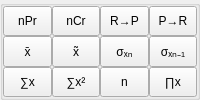
                    <widget class="QWidget" name="WStackPage_15">
                     <property name="sizePolicy">
                      <sizepolicy hsizetype="Ignored" vsizetype="Preferred">
                       <horstretch>0</horstretch>
                       <verstretch>0</verstretch>
                      </sizepolicy>
                     </property>
                     <layout class="QVBoxLayout" name="_32">
                      <property name="spacing">
                       <number>0</number>
                      </property>
                      <property name="leftMargin">
                       <number>0</number>
                      </property>
                      <property name="topMargin">
                       <number>0</number>
                      </property>
                      <property name="rightMargin">
                       <number>0</number>
                      </property>
                      <property name="bottomMargin">
                       <number>0</number>
                      </property>
                      <item>
                       <widget class="QGroupBox" name="boxGroup6_1">
                        <property name="sizePolicy">
                         <sizepolicy hsizetype="Ignored" vsizetype="Minimum">
                          <horstretch>0</horstretch>
                          <verstretch>0</verstretch>
                         </sizepolicy>
                        </property>
                        <property name="title">
                         <string/>
                        </property>
                        <layout class="QGridLayout" name="_33">
                         <property name="leftMargin">
                          <number>0</number>
                         </property>
                         <property name="topMargin">
                          <number>0</number>
                         </property>
                         <property name="rightMargin">
                          <number>0</number>
                         </property>
                         <property name="bottomMargin">
                          <number>0</number>
                         </property>
                         <property name="spacing">
                          <number>0</number>
                         </property>
                         <item row="2" column="3">
                          <widget class="QToolButton" name="pushButton2_52">
                           <property name="sizePolicy">
                            <sizepolicy hsizetype="Ignored" vsizetype="Ignored">
                             <horstretch>0</horstretch>
                             <verstretch>0</verstretch>
                            </sizepolicy>
                           </property>
                           <property name="focusPolicy">
                            <enum>Qt::NoFocus</enum>
                           </property>
                           <property name="text">
                            <string>∏x</string>
                           </property>
                           <attribute name="buttonGroup">
                            <string notr="true">buttonGroup6_1</string>
                           </attribute>
                          </widget>
                         </item>
                         <item row="2" column="1">
                          <widget class="QToolButton" name="pushButton2_46">
                           <property name="sizePolicy">
                            <sizepolicy hsizetype="Ignored" vsizetype="Ignored">
                             <horstretch>0</horstretch>
                             <verstretch>0</verstretch>
                            </sizepolicy>
                           </property>
                           <property name="focusPolicy">
                            <enum>Qt::NoFocus</enum>
                           </property>
                           <property name="text">
                            <string>∑x²</string>
                           </property>
                           <attribute name="buttonGroup">
                            <string notr="true">buttonGroup6_1</string>
                           </attribute>
                          </widget>
                         </item>
                         <item row="2" column="2">
                          <widget class="QToolButton" name="pushButton2_49">
                           <property name="sizePolicy">
                            <sizepolicy hsizetype="Ignored" vsizetype="Ignored">
                             <horstretch>0</horstretch>
                             <verstretch>0</verstretch>
                            </sizepolicy>
                           </property>
                           <property name="focusPolicy">
                            <enum>Qt::NoFocus</enum>
                           </property>
                           <property name="text">
                            <string>n</string>
                           </property>
                           <attribute name="buttonGroup">
                            <string notr="true">buttonGroup6_1</string>
                           </attribute>
                          </widget>
                         </item>
                         <item row="1" column="2">
                          <widget class="QToolButton" name="pushButton2_48">
                           <property name="sizePolicy">
                            <sizepolicy hsizetype="Ignored" vsizetype="Ignored">
                             <horstretch>0</horstretch>
                             <verstretch>0</verstretch>
                            </sizepolicy>
                           </property>
                           <property name="focusPolicy">
                            <enum>Qt::NoFocus</enum>
                           </property>
                           <property name="text">
                            <string>σₓₙ</string>
                           </property>
                           <attribute name="buttonGroup">
                            <string notr="true">buttonGroup6_1</string>
                           </attribute>
                          </widget>
                         </item>
                         <item row="2" column="0">
                          <widget class="QToolButton" name="pushButton2_43">
                           <property name="sizePolicy">
                            <sizepolicy hsizetype="Ignored" vsizetype="Ignored">
                             <horstretch>0</horstretch>
                             <verstretch>0</verstretch>
                            </sizepolicy>
                           </property>
                           <property name="focusPolicy">
                            <enum>Qt::NoFocus</enum>
                           </property>
                           <property name="text">
                            <string>∑x</string>
                           </property>
                           <attribute name="buttonGroup">
                            <string notr="true">buttonGroup6_1</string>
                           </attribute>
                          </widget>
                         </item>
                         <item row="1" column="1">
                          <widget class="QToolButton" name="pushButton2_45">
                           <property name="sizePolicy">
                            <sizepolicy hsizetype="Ignored" vsizetype="Ignored">
                             <horstretch>0</horstretch>
                             <verstretch>0</verstretch>
                            </sizepolicy>
                           </property>
                           <property name="focusPolicy">
                            <enum>Qt::NoFocus</enum>
                           </property>
                           <property name="text">
                            <string>x̃</string>
                           </property>
                           <attribute name="buttonGroup">
                            <string notr="true">buttonGroup6_1</string>
                           </attribute>
                          </widget>
                         </item>
                         <item row="0" column="2">
                          <widget class="QToolButton" name="pushButton2_47">
                           <property name="sizePolicy">
                            <sizepolicy hsizetype="Ignored" vsizetype="Ignored">
                             <horstretch>0</horstretch>
                             <verstretch>0</verstretch>
                            </sizepolicy>
                           </property>
                           <property name="focusPolicy">
                            <enum>Qt::NoFocus</enum>
                           </property>
                           <property name="text">
                            <string>R→P</string>
                           </property>
                           <attribute name="buttonGroup">
                            <string notr="true">buttonGroup6_1</string>
                           </attribute>
                          </widget>
                         </item>
                         <item row="1" column="0">
                          <widget class="QToolButton" name="pushButton2_42">
                           <property name="sizePolicy">
                            <sizepolicy hsizetype="Ignored" vsizetype="Ignored">
                             <horstretch>0</horstretch>
                             <verstretch>0</verstretch>
                            </sizepolicy>
                           </property>
                           <property name="focusPolicy">
                            <enum>Qt::NoFocus</enum>
                           </property>
                           <property name="text">
                            <string>x̄</string>
                           </property>
                           <attribute name="buttonGroup">
                            <string notr="true">buttonGroup6_1</string>
                           </attribute>
                          </widget>
                         </item>
                         <item row="0" column="1">
                          <widget class="QToolButton" name="pushButton2_44">
                           <property name="sizePolicy">
                            <sizepolicy hsizetype="Ignored" vsizetype="Ignored">
                             <horstretch>0</horstretch>
                             <verstretch>0</verstretch>
                            </sizepolicy>
                           </property>
                           <property name="focusPolicy">
                            <enum>Qt::NoFocus</enum>
                           </property>
                           <property name="text">
                            <string>nCr</string>
                           </property>
                           <attribute name="buttonGroup">
                            <string notr="true">buttonGroup6_1</string>
                           </attribute>
                          </widget>
                         </item>
                         <item row="0" column="0">
                          <widget class="QToolButton" name="pushButton2_41">
                           <property name="sizePolicy">
                            <sizepolicy hsizetype="Ignored" vsizetype="Ignored">
                             <horstretch>0</horstretch>
                             <verstretch>0</verstretch>
                            </sizepolicy>
                           </property>
                           <property name="focusPolicy">
                            <enum>Qt::NoFocus</enum>
                           </property>
                           <property name="text">
                            <string>nPr</string>
                           </property>
                           <attribute name="buttonGroup">
                            <string notr="true">buttonGroup6_1</string>
                           </attribute>
                          </widget>
                         </item>
                         <item row="0" column="3">
                          <widget class="QToolButton" name="pushButton2_50">
                           <property name="sizePolicy">
                            <sizepolicy hsizetype="Ignored" vsizetype="Ignored">
                             <horstretch>0</horstretch>
                             <verstretch>0</verstretch>
                            </sizepolicy>
                           </property>
                           <property name="focusPolicy">
                            <enum>Qt::NoFocus</enum>
                           </property>
                           <property name="text">
                            <string>P→R</string>
                           </property>
                           <attribute name="buttonGroup">
                            <string notr="true">buttonGroup6_1</string>
                           </attribute>
                          </widget>
                         </item>
                         <item row="1" column="3">
                          <widget class="QToolButton" name="pushButton2_51">
                           <property name="sizePolicy">
                            <sizepolicy hsizetype="Ignored" vsizetype="Ignored">
                             <horstretch>0</horstretch>
                             <verstretch>0</verstretch>
                            </sizepolicy>
                           </property>
                           <property name="focusPolicy">
                            <enum>Qt::NoFocus</enum>
                           </property>
                           <property name="text">
                            <string>σₓₙ₋₁</string>
                           </property>
                           <attribute name="buttonGroup">
                            <string notr="true">buttonGroup6_1</string>
                           </attribute>
                          </widget>
                         </item>
                        </layout>
                       </widget>
                      </item>
                     </layout>
                    </widget>
